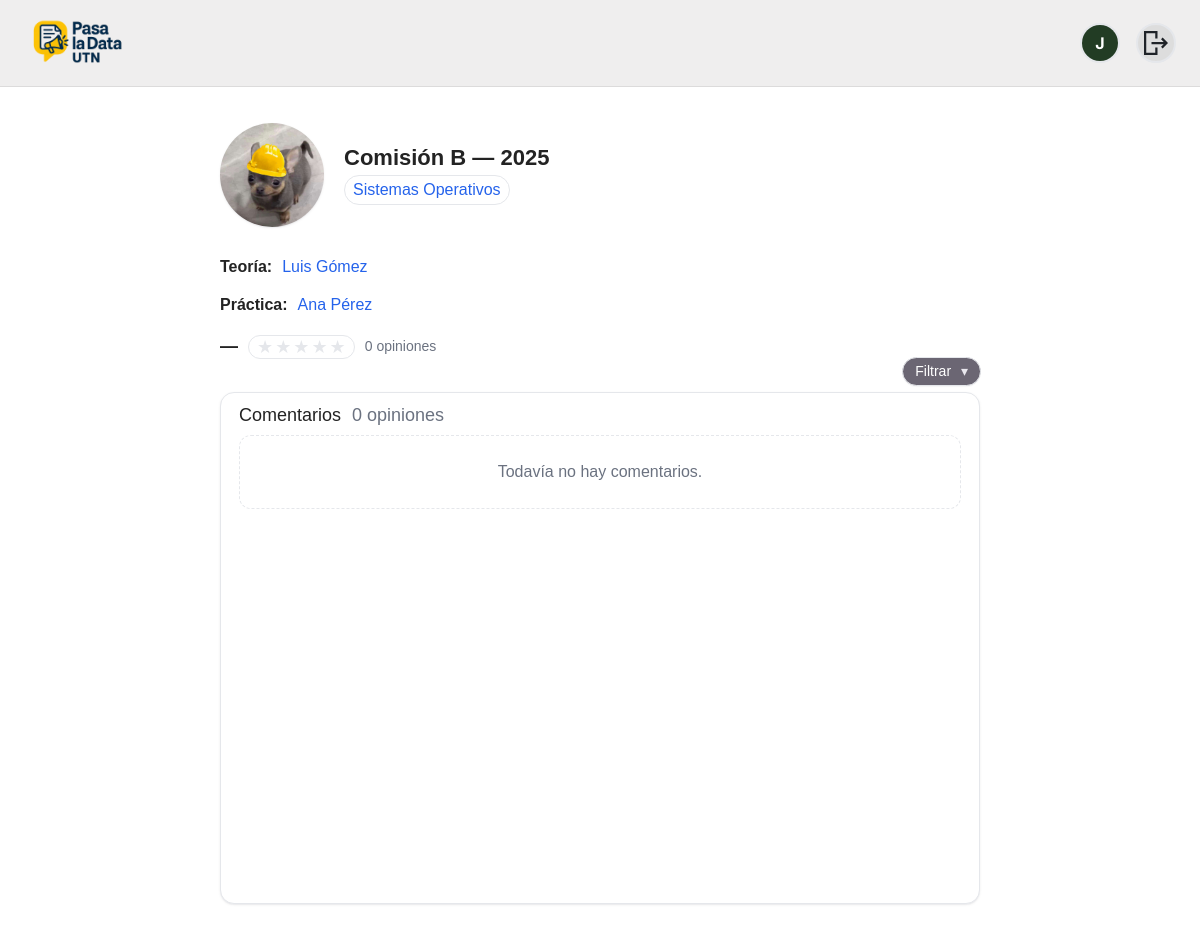
Screenshot of /academics/materias/2/comisiones/2/2025/ (signed in) with the database file from the repository.
### people/models.py (models this page shows, shortened)
class User(AbstractUser):
    class Role(models.TextChoices):
        ALUMNO = "ALU", "Alumno"
        PROFESOR = "PRO", "Profesor"
        ADMIN = "ADM", "Administrador"
    rol = models.CharField(max_length=3, choices=Role.choices)
    legajo = models.CharField(max_length=20, unique=True, null=True, blank=True)  # solo alumnos
    username = models.CharField(max_length=150, blank=True, default='')
    imagen_perfil = models.ImageField(
        upload_to="profiles/", null=True, blank=True
    )

### academics/models.py (models this page shows, shortened)
class Comision(models.Model):
    nombre = models.CharField(max_length=120, unique=True)
    icono = models.CharField(max_length=4096, blank=True, null=True)
    imagen = models.ImageField(upload_to="materias/", blank=True, null=True)
    class Meta:
        ordering = ["nombre"]

class Materia(models.Model):
    nombre = models.CharField(max_length=120, unique=True)
    eliminado = models.BooleanField(default=False)
    departamento = models.ForeignKey(Department, on_delete=models.CASCADE, related_name="materias")
    descripcion = models.TextField(blank=True, null=True)
    icono = models.CharField(max_length=4096, blank=True, null=True)
    imagen = models.ImageField(upload_to="materias/", blank=True, null=True)
    created_at = models.DateTimeField(auto_now_add=True)
    class Meta:
        ordering = ["nombre"]

### academics/views.py (the view)
# urls.py: path("materias/<int:materia_id>/comisiones/<int:comision_id>/<int:anio>/", views.perfil_comision, name="perfil_comision"),
def perfil_comision(request, materia_id: int, comision_id: int, anio: int):
    mca = get_object_or_404(
        MateriaComisionAnio,
        materia_id=materia_id,
        comision_id=comision_id,
        anio=anio,
    )
    materia = mca.materia
    comision = mca.comision
    order = (request.GET.get("order") or "desc").lower()
    if order not in {"asc", "desc"}:
        order = "desc"
    base_qs = (
        ResenaItem.objects
        .filter(target_type="COMISION", resena__mca=mca, comision_id=comision_id)
    )
    agg = base_qs.aggregate(promedio=Avg("puntuacion"), cantidad=Count("id"))
    promedio = float(agg["promedio"] or 0.0)
    cantidad = int(agg["cantidad"] or 0)
    full_stars = int(round(promedio)) if cantidad else 0
    full_stars = max(0, min(5, full_stars))
    rating = {
        "score": f"{promedio:.1f}" if cantidad else "—",
        "count_text": _count_text(cantidad),
        "full_stars": full_stars,
    }
    order_by = "created_at" if order == "asc" else "-created_at"
    items_qs = base_qs.order_by(order_by)
    comentarios = [
        {
            "estrellas": int(it.puntuacion or 0),
            "texto": profanity.censor((it.comentario or "").strip()),
            "fecha": localtime(it.created_at).strftime("%d/%m/%Y"),
        }
        for it in items_qs[:50]
    ]
    return render(
        request,
        "academics/perfil_comision.html",
        {
            "materia": materia,
            "comision": comision,
            "anio": anio,
            "titular": mca.titular,
            "jtp": mca.jtp,
            "rating": rating,
            "comentarios": comentarios,
            "order": order,  # <- pasar al template para marcar el seleccionado
        },
    )

### academics/views.py (called while the page is built)
def _count_text(n: int) -> str:
        return f"{n} opiniones" if n < 1000 else f"{n/1000:.1f} k opiniones"

### academics/templates/academics/perfil_comision.html (shortened to what this page needs)
{% extends "base.html" %}
{% load static %}
{% block extra_head %}
  <link rel="stylesheet" href="{% static 'css/perfiles.css' %}?v={% now 'U' %}">
{% endblock %}
{% block content %}
<div class="pp-container">
  <section class="pp-header">
    <div class="pp-avatar">
      <img src="{% static 'people/inge.jpg' %}" alt="{{ materia.nombre }}">
    </div>
    <div class="pp-headinfo">
      <h1 class="pp-name">Comisión {{ comision.nombre }} — {{ anio }}</h1>
      <div style="margin-top:4px;">
        <a class="pp-stars-pill pp-link"
           href="{% url 'academics:perfil_materia' materia.id %}"
           title="Ver perfil de la materia">
          {{ materia.nombre }}
        </a>
      </div>
    </div>
    <div class="pp-meta">
      <div class="pp-line">
        <span class="pp-field">Teoría:</span>
        <span class="pp-list">
          {% if titular %}
            <a class="pp-link" href="{% url 'people:perfil_profesor' titular.username %}">
              {{ titular.get_full_name|default:titular.username }}
            </a>
          {% else %}
            <span class="pp-empty">Sin asignar</span>
          {% endif %}
        </span>
      </div>
      <div class="pp-line">
        <span class="pp-field">Práctica:</span>
        <span class="pp-list">
          {% if jtp %}
            <a class="pp-link" href="{% url 'people:perfil_profesor' jtp.username %}">
              {{ jtp.get_full_name|default:jtp.username }}
            </a>
          {% else %}
            <span class="pp-empty">Sin asignar</span>
          {% endif %}
        </span>
      </div>
      <div class="pp-rating-row">
        <span class="pp-score">{{ rating.score }}</span>
        <span class="pp-stars-pill">
          <span class="pp-stars" aria-label="rating">
            {% for i in "12345" %}
              {% if forloop.counter <= rating.full_stars %}<i>★</i>{% else %}<i class="off">★</i>{% endif %}
            {% endfor %}
          </span>
        </span>
        <span class="pp-opiniones">{{ rating.count_text }}</span>
      </div>
    </div>
  </section>
  <section class="pp-comments">
    <div class="pp-comments-head">
      <h2>Comentarios <span class="pp-count">{{ rating.count_text }}</span></h2>
      <div class="pp-filter-wrap">
        <button class="pp-filter" id="ppFilterBtn" aria-expanded="false">
          Filtrar <span class="caret">▾</span>
        </button>
      </div>
    </div>
    <div class="pp-comments-box">
      {% for c in comentarios %}
        <article class="pp-comment">
          <div class="pp-stars-badge">
            {% for _ in "12345" %}
              {% if forloop.counter <= c.estrellas %}<i>★</i>{% else %}<i class="off">★</i>{% endif %}
            {% endfor %}
          </div>
          <p class="pp-comment-text">{{ c.texto }}</p>
          <time class="pp-date">{{ c.fecha }}</time>
        </article>
      {% empty %}
        <div class="pp-no-comments">Todavía no hay comentarios.</div>
      {% endfor %}
    </div>
  </section>
</div>
{% endblock %}

### templates/partials/_navbar.html
{% load static %}
<header class="navbar">
  <div class="navbar__inner container-narrow">
    <a class="navbar__brand"
       href="{% if request.user.is_authenticated and request.user.rol == 'ADM' %}
                {% url 'academics:admin_panel' %}
              {% else %}
                {% url 'academics:home' %}
              {% endif %}">
      <img class="navbar__logo" src="{% static 'img/logo.png' %}" alt="Pasa la Data UTN">
    </a>
    <div class="navbar__right">
      {% if request.user.is_authenticated %}
        {% if request.user.rol != "ADM" %}
          <a class="nav-avatar" href="{% url 'people:perfil' %}" title="Mi perfil">
            {% if request.user.imagen_perfil %}
              <img src="{{ request.user.imagen_perfil.url }}" alt="Foto de perfil">
            {% else %}
              <span class="nav-avatar__fallback">
                {{ request.user.get_short_name|default:request.user.username|slice:":1"|upper }}
              </span>
            {% endif %}
          </a>
        {% endif %}
        <a class="nav-avatar" href="{% url 'people:logout' %}" title="Cerrar sesión">
          <img src="{% static 'img/logout.svg' %}" alt="Cerrar sesión" class="logout-icon">
        </a>
      {% else %}
        <a class="btn btn-light btn-sm" href="{% url 'people:register' %}">Registrate</a>
        <a class="btn btn-light btn-sm" href="{% url 'people:login' %}">Iniciar sesión</a>
      {% endif %}
    </div>
  </div>
</header>

### static/css/app.css (style rules this page uses)
html, body { margin: 0; padding: 0; }
header.navbar { background: #efeeee; position: sticky; top: 0; z-index: 50; border-bottom: 1px solid rgba(0,0,0,.08); width: 100%; margin: 0; border-radius: 0 !important; }
.container-narrow { max-width: none; width: 100%; padding: 0 24px; box-sizing: border-box; }
.navbar__inner { display: flex; align-items: center; height: 70px; }
.navbar__brand { display: flex; align-items: center; }
.navbar__logo { height: 105px; width: auto; display: block; object-fit: contain; }
.navbar__right { margin-left: auto; display: flex; align-items: center; gap: 16px; }
:root { --font-ui: "Inter", system-ui, -apple-system, "Segoe UI", Roboto, Helvetica, Arial, sans-serif; }
html { font-family: var(--font-ui) !important; line-height: 1.5; }
body, input, select, textarea, button { font-family: inherit !important; }
*, *::before, *::after { font-kerning: normal; }
header.navbar .nav-avatar { width: 40px; height: 40px; border-radius: 50%; overflow: hidden; display: inline-flex; align-items: center; justify-content: center; text-decoration: none; background: #ddd; color: #333; border: 2px solid #e5e7eb; flex-shrink: 0; }
header.navbar .nav-avatar > img { width: 100%; height: 100%; display: block; object-fit: cover; object-position: center; }
header.navbar .nav-avatar__fallback { width: 100%; height: 100%; display: inline-flex; align-items: center; justify-content: center; font-weight: 700; font-size: 16px; color: #fff; background: #223C24; }

### rows the page displays
User: user.get_short_name "J"
Comision: nombre "B"
Materia: nombre "Sistemas Operativos"
User: get_full_name "Luis Gómez"
User: get_full_name "Ana Pérez"

### other values shown
{{ anio }} "2025"
{{ rating.score }} "—"
{{ rating.count_text }} "0 opiniones"
